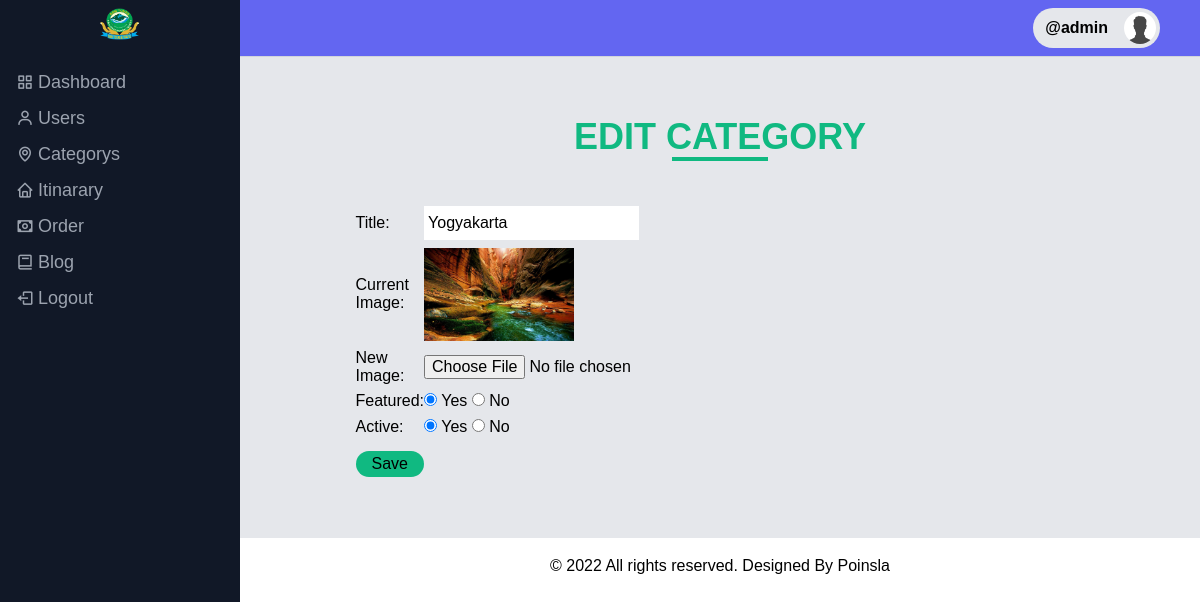
The app's page /admin/update-category.php?id=4 (signed in) with its own data.
### tables this page shows
CREATE TABLE `tbl_category` (
  `id` int(10) UNSIGNED NOT NULL,
  `title` varchar(100) NOT NULL,
  `image_name` varchar(255) NOT NULL,
  `featured` varchar(10) NOT NULL,
  `active` varchar(10) NOT NULL
);

### admin/update-category.php (the view, shortened to what this page needs)
<?php include('partials/menu.php'); ?>
<div class="bg-gray-200 md:ml-16 lg:ml-60 px-2 py-10">
    <div class="py-5">
        <h1 class="text-center text-green-500 font-semibold text-4xl uppercase">Edit Category</h1>
        <div class="flex justify-center">
            <div class="h-1 w-24 mb-3 bg-green-500"></div>
        </div>
    </div>
    <div class="wrapper">
        <?php
        if (isset($_GET['id'])) {
            $id = $_GET['id'];
            $sql = "SELECT * FROM tbl_category WHERE id=$id";
            $res = mysqli_query($conn, $sql);
            $count = mysqli_num_rows($res);
            if ($count == 1) {
                $row = mysqli_fetch_assoc($res);
                $title = $row['title'];
                $current_image = $row['image_name'];
                $featured = $row['featured'];
                $active = $row['active'];
            } else {
                $_SESSION['no-category-found'] = "<div class='error'>Category not Found.</div>";
                header('location:' . SITEURL . 'admin/manage-category.php');
            }
        } else {
            header('location:' . SITEURL . 'admin/manage-category.php');
        }
        ?>
        <form action="" method="POST" enctype="multipart/form-data">
            <table class="tbl-30">
                <tr>
                    <td>Title: </td>
                    <td>
                        <input type="text" name="title" value="<?= $title; ?>" class="px-1 py-2 outline-none">
                    </td>
                </tr>
                <tr>
                    <td>Current Image: </td>
                    <td>
                        <?php
                        if ($current_image != "") {
                        ?>
                            <img src="<?= SITEURL; ?>images/category/<?= $current_image; ?>" width="150px">
                        <?php
                        } else {
                            echo "<div class='error'>Image Not Added.</div>";
                        }
                        ?>
                    </td>
                </tr>
                <tr>
                    <td>New Image: </td>
                    <td>
                        <input type="file" name="image">
                    </td>
                </tr>
                <tr>
                    <td>Featured: </td>
                    <td>
                        <input <?php if ($featured == "Yes") {
                                    echo "checked";
                                } ?> type="radio" name="featured" value="Yes"> Yes
                        <input <?php if ($featured == "No") {
                                    echo "checked";
                                } ?> type="radio" name="featured" value="No"> No
                    </td>
                </tr>
                <tr>
                    <td>Active: </td>
                    <td>
                        <input <?php if ($active == "Yes") {
                                    echo "checked";
                                } ?> type="radio" name="active" value="Yes"> Yes
                        <input <?php if ($active == "No") {
                                    echo "checked";
                                } ?> type="radio" name="active" value="No"> No
                    </td>
                </tr>
                <tr>
                    <td>
                        <input type="submit" name="submit" value="Save" class="bg-green-500 rounded-full px-4 py-1 my-2 cursor-pointer">
                    </td>
                </tr>
            </table>
        </form>
    </div>
</div>
<?php include('partials/footer.php'); ?>

### css/admin.css (style rules this page uses)
* { margin: 0; padding: 0; font-family: Arial, Helvetica, sans-serif; }
.wrapper { padding: 1%; width: 80%; margin: 0 auto; }
.text-center { text-align: center; }
.tbl-30 { width: 30%; }
table tr td { padding: 1%; }

### assets/css/styles.css (style rules this page uses)
*, *::before, *::after { box-sizing: border-box; }
:root { -moz-tab-size: 4; -o-tab-size: 4; tab-size: 4; }
html { line-height: 1.15; -webkit-text-size-adjust: 100%; }
body { margin: 0; }
body { font-family: system-ui, -apple-system, 'Segoe UI', Roboto, Helvetica, Arial, sans-serif, 'Apple Color Emoji', 'Segoe UI Emoji'; }
table { text-indent: 0; border-color: inherit; }
button, input, optgroup, select, textarea { font-family: inherit; font-size: 100%; line-height: 1.15; margin: 0; }
button, [type='button'], [type='reset'], [type='submit'] { -webkit-appearance: button; }
blockquote, dl, dd, h1, h2, h3, h4, h5, h6, hr, figure, p, pre { margin: 0; }
html { font-family: ui-sans-serif, system-ui, -apple-system, BlinkMacSystemFont, "Segoe UI", Roboto, "Helvetica Neue", Arial, "Noto Sans", sans-serif, "Apple Color Emoji", "Segoe UI Emoji", "Segoe UI Symbol", "Noto Color Emoji"; line-height: 1.5; }
body { font-family: inherit; line-height: inherit; }
img { border-style: solid; }
input::placeholder, textarea::placeholder { opacity: 1; color: #9ca3af; }
table { border-collapse: collapse; }
h1, h2, h3, h4, h5, h6 { font-size: inherit; font-weight: inherit; }
button, input, optgroup, select, textarea { padding: 0; line-height: inherit; color: inherit; }
img, svg, video, canvas, audio, iframe, embed, object { display: block; vertical-align: middle; }
img, video { max-width: 100%; height: auto; }
* { --tw-shadow: 0 0 #0000; --tw-ring-inset: var(--tw-empty, ); --tw-ring-offset-width: 0px; --tw-ring-offset-color: #fff; --tw-ring-color: rgba(59, 130, 246, 0.5); --tw-ring-offset-shadow: 0 0 #0000; --tw-ring-shadow: 0 0 #0000; }
.my-2 { margin-top: 0.5rem; margin-bottom: 0.5rem; }
.mb-3 { margin-bottom: 0.75rem; }
.flex { display: flex; }
.h-1 { height: 0.25rem; }
.w-24 { width: 6rem; }
.cursor-pointer { cursor: pointer; }
.justify-center { justify-content: center; }
.rounded-full { border-radius: 9999px; }
.bg-gray-200 { --tw-bg-opacity: 1; background-color: rgba(229, 231, 235, var(--tw-bg-opacity)); }
.bg-green-500 { --tw-bg-opacity: 1; background-color: rgba(16, 185, 129, var(--tw-bg-opacity)); }
.py-2 { padding-top: 0.5rem; padding-bottom: 0.5rem; }
.px-4 { padding-left: 1rem; padding-right: 1rem; }
.px-2 { padding-left: 0.5rem; padding-right: 0.5rem; }
.px-1 { padding-left: 0.25rem; padding-right: 0.25rem; }
.py-10 { padding-top: 2.5rem; padding-bottom: 2.5rem; }
.py-5 { padding-top: 1.25rem; padding-bottom: 1.25rem; }
.py-1 { padding-top: 0.25rem; padding-bottom: 0.25rem; }
.text-center { text-align: center; }
.text-4xl { font-size: 2.25rem; line-height: 2.5rem; }
.font-semibold { font-weight: 600; }
.uppercase { text-transform: uppercase; }
.text-green-500 { --tw-text-opacity: 1; color: rgba(16, 185, 129, var(--tw-text-opacity)); }
.outline-none { outline: 2px solid transparent; outline-offset: 2px; }
@media (min-width: 768px) { .md\:ml-16 { margin-left: 4rem; } }
@media (min-width: 1024px) { .lg\:ml-60 { margin-left: 15rem; } }

### records on screen
tbl_category: title "Yogyakarta", image_name (picture), featured "☑", active "☑"

### other values on screen
$_SESSION['user'] "admin"
